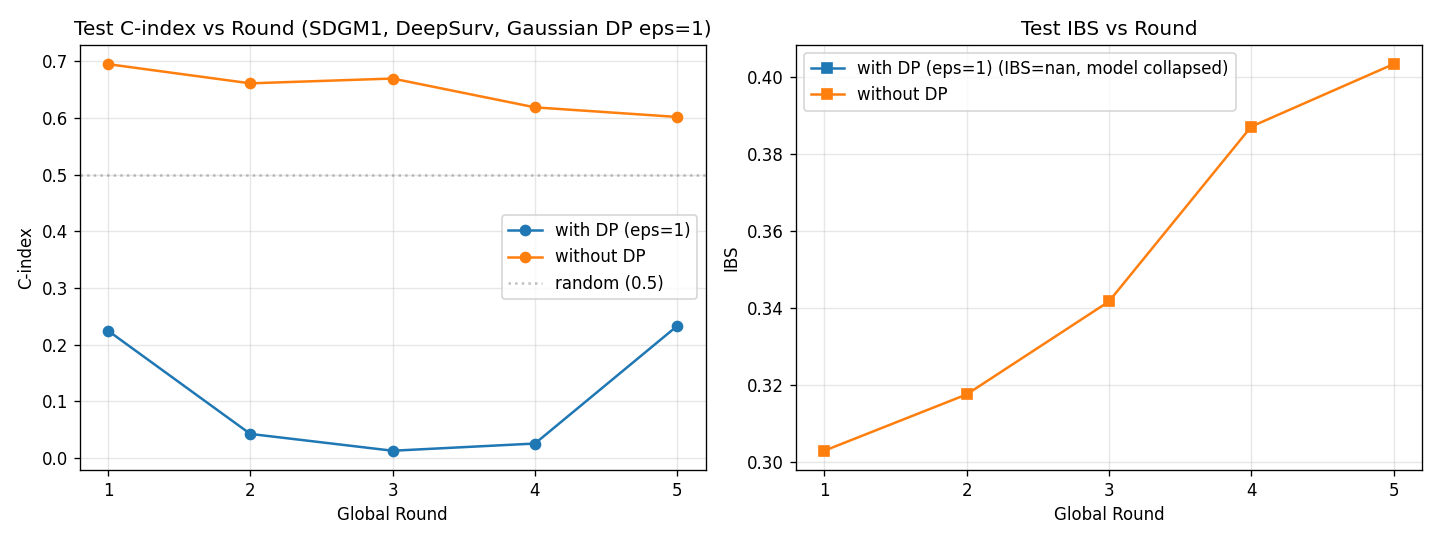

Here is the Python script that generated this plot:
# -*- coding: UTF-8 -*-
"""
示例 10：复现论文 proof 配置

论文配置:
  仿真: SDGM1, n=100
  联邦: 3 clients, Dirichlet alpha=0.8
  模型: DeepSurv (num_nodes=(32,32))
  训练: 5 global rounds, 20 local epochs, batch_size=32
  隐私: Gaussian DP, epsilon=1

为体现差分隐私的影响, 同时跑一组 "无 DP" 对照。

方法路径: federated_survival.core.runner.FSARunner
          federated_survival.core.differential_privacy.DifferentialPrivacy
运行方式: python examples/10_reproduce_paper.py
"""
import os
import sys

sys.path.insert(0, os.path.abspath(os.path.join(os.path.dirname(__file__), "..")))

import warnings
# pycox 在模型输出溢出时会打 RuntimeWarning, 此处已知是小样本+强DP导致, 抑制以保持输出整洁
warnings.filterwarnings("ignore", category=RuntimeWarning)

import numpy as np
import matplotlib

matplotlib.use("Agg")  # 非交互后端; 如需弹窗可注释本行
import matplotlib.pyplot as plt

from federated_survival.data.generator import DataGenerator, SimulationConfig
from federated_survival.data.splitter import DataSplitter
from federated_survival.core.config import FSAConfig
from federated_survival.core.runner import FSARunner
from federated_survival.core.differential_privacy import DifferentialPrivacy


# ===== 论文 proof 配置 =====
SIM = "SDGM1"
N_SAMPLES = 100
N_FEATURES = 10
N_CLIENTS = 3
SPLIT = "Dirichlet"
ALPHA = 0.8
MODEL = "DeepSurv"
NUM_NODES = (32, 32)
GLOBAL_EPOCHS = 5
LOCAL_EPOCHS = 20
BATCH_SIZE = 32
LEARNING_RATE = 0.01
DP_MECHANISM = "gaussian"
DP_EPSILON = 1.0
RANDOM_STATE = 42


def make_config(use_dp):
    """根据论文配置构造 FSAConfig"""
    cfg = dict(
        num_clients=N_CLIENTS,
        n_features=N_FEATURES,
        n_samples=N_SAMPLES,
        model_type=MODEL,
        num_nodes=NUM_NODES,
        local_epochs=LOCAL_EPOCHS,
        global_epochs=GLOBAL_EPOCHS,
        learning_rate=LEARNING_RATE,
        batch_size=BATCH_SIZE,
        random_seed=RANDOM_STATE,
        client_sample_ratio=1.0,
        early_stopping=False,
        verbose=False,
    )
    if use_dp:
        cfg.update(
            use_differential_privacy=True,
            dp_mechanism=DP_MECHANISM,
            dp_epsilon=DP_EPSILON,
            dp_delta=1e-5,            # Gaussian 机制必需
            dp_sensitivity=1.0,
            dp_noise_multiplier=1.0,  # Gaussian 机制必需
            dp_clip_norm=1.0,
        )
    return FSAConfig(**cfg)


def describe_clients(dataset):
    """打印各客户端样本数与删失率"""
    for cid, (X, y) in dataset.clients_set.items():
        n = len(y)
        censor_rate = 1.0 - float(np.mean(y[:, 1]))
        print("    {}: 样本数={:<4d} 删失率={:.1%}".format(cid, n, censor_rate))


def main():
    print("=" * 64)
    print("示例 10: 复现论文 proof 配置")
    print("=" * 64)

    # 1. 打印配置
    print("\n[配置]")
    print("  仿真:        {} (n={}, d={})".format(SIM, N_SAMPLES, N_FEATURES))
    print("  划分:        {} alpha={}".format(SPLIT, ALPHA))
    print("  客户端数:    {}".format(N_CLIENTS))
    print("  模型:        {} num_nodes={}".format(MODEL, NUM_NODES))
    print("  训练:        global={} local={} batch={}".format(
        GLOBAL_EPOCHS, LOCAL_EPOCHS, BATCH_SIZE))
    print("  隐私:        {} DP, epsilon={}".format(DP_MECHANISM, DP_EPSILON))
    print("  对照:        同时跑一组 无 DP")

    # 2. 生成数据 (SDGM1)
    print("\n[1] 生成 SDGM1 仿真数据...")
    gen = DataGenerator(SimulationConfig(
        n_samples=N_SAMPLES, n_features=N_FEATURES, random_state=RANDOM_STATE))
    data = gen.generate(SIM)
    print("  数据形状: {}, 总删失率: {:.1%}, 事件数: {}".format(
        data.shape, 1.0 - float(data["status"].mean()), int(data["status"].sum())))

    # 3. Dirichlet 划分 (alpha=0.8)
    print("\n[2] Dirichlet 划分 (alpha={})...".format(ALPHA))
    splitter = DataSplitter(
        n_clients=N_CLIENTS, split_type=SPLIT, alpha=ALPHA,
        test_size=0.2, random_state=RANDOM_STATE)
    dataset = splitter.split(data)
    print("  客户端分布:")
    describe_clients(dataset)
    print("  测试集形状: {}".format(dataset.test_data.shape))

    # 4. 打印 DP 噪声规模 (Gaussian 机制)
    print("\n[3] Gaussian DP 噪声参数:")
    dp_cfg = make_config(use_dp=True)
    dp = DifferentialPrivacy(dp_cfg)
    total_eps, per_round_eps = dp.compute_privacy_budget(
        num_rounds=GLOBAL_EPOCHS, num_clients=N_CLIENTS)
    noise_scale = dp.get_noise_scale(num_clients=N_CLIENTS)
    print("    机制          = {}".format(dp_cfg.dp_mechanism))
    print("    epsilon       = {}".format(dp_cfg.dp_epsilon))
    print("    delta         = {}".format(dp_cfg.dp_delta))
    print("    sensitivity   = {}".format(dp_cfg.dp_sensitivity))
    print("    clip_norm     = {}".format(dp_cfg.dp_clip_norm))
    print("    总 eps         = {:.4f}".format(total_eps))
    print("    每轮 eps        = {:.4f}".format(per_round_eps))
    print("    噪声规模 sigma = {:.4f} (考虑 {} 客户端)".format(
        noise_scale, N_CLIENTS))

    # 5. 训练: 有 DP vs 无 DP
    results_all = {}
    for label, use_dp in [("with DP (eps=1)", True), ("without DP", False)]:
        print("\n[4] FedAvg 训练: {} ...".format(label))
        config = make_config(use_dp=use_dp)
        runner = FSARunner(config)
        results = runner.run(dataset, type="raw")
        results_all[label] = results
        print("  训练 C-index 曲线: {}".format(
            ["{:.4f}".format(x) for x in results["train_Cindex"]]))
        print("  测试 C-index 曲线: {}".format(
            ["{:.4f}".format(x) for x in results["test_Cindex"]]))
        print("  测试 IBS     曲线: {}".format(
            ["{:.4f}".format(x) for x in results["test_IBS"]]))
        print("  => 最终测试 C-index={:.4f}, IBS={:.4f}".format(
            results["test_Cindex"][-1], results["test_IBS"][-1]))

    # 6. 汇总对比
    print("\n" + "=" * 64)
    print("汇总对比:")
    print("  {:<20s} {:>12s} {:>12s} {:>12s}".format(
        "实验", "训练C-idx", "测试C-idx", "测试IBS"))
    for label, res in results_all.items():
        print("  {:<20s} {:>12.4f} {:>12.4f} {:>12.4f}".format(
            label,
            res["train_Cindex"][-1],
            res["test_Cindex"][-1],
            res["test_IBS"][-1]))

    print("\n解读:")
    print("  DP 通过梯度裁剪 + 噪声注入保护隐私, 通常以轻微性能下降为代价")
    print("  n=100 小样本 + 20 local epochs 易过拟合, DP 噪声反而可能起正则化作用")
    print("  若两组差异很小, 可能因小样本下模型本身拟合能力有限")
    # 针对本次结果的具体诊断
    dp_cindex = results_all["with DP (eps=1)"]["test_Cindex"][-1]
    if np.isnan(dp_cindex) or dp_cindex < 0.3:
        print("\n  [诊断] 本配置下 Gaussian DP (eps=1) 导致模型崩溃:")
        print("    - n=100 极小样本, 每客户端仅约 26 个训练样本")
        print("    - eps=1 噪声规模较大 (sigma~2.8), 梯度信噪比极低")
        print("    - 20 local epochs 使噪声累积, 模型输出溢出 (exp overflow)")
        print("    - 缓解: 增大 eps / 增大 n / 减少 local epochs / 降低 lr")

    # 7. 可视化对比曲线
    fig, axes = plt.subplots(1, 2, figsize=(12, 4.5))
    rounds = range(1, GLOBAL_EPOCHS + 1)
    for label, res in results_all.items():
        cindex = np.array(res["test_Cindex"], dtype=float)
        ibs = np.array(res["test_IBS"], dtype=float)
        # C-index: 直接画 (0 值也是有效信息)
        axes[0].plot(rounds, cindex, marker="o", label=label)
        # IBS: nan 用虚线断开
        valid = ~np.isnan(ibs)
        if valid.any():
            axes[1].plot(np.array(list(rounds))[valid], ibs[valid],
                         marker="s", label=label)
        else:
            axes[1].plot([], [], marker="s", label="{} (IBS=nan, model collapsed)".format(label))

    axes[0].set_title("Test C-index vs Round (SDGM1, DeepSurv, Gaussian DP eps=1)")
    axes[0].set_xlabel("Global Round")
    axes[0].set_ylabel("C-index")
    axes[0].set_xticks(list(rounds))
    axes[0].axhline(0.5, color="gray", linestyle=":", alpha=0.5, label="random (0.5)")
    axes[0].legend()
    axes[0].grid(alpha=0.3)

    axes[1].set_title("Test IBS vs Round")
    axes[1].set_xlabel("Global Round")
    axes[1].set_ylabel("IBS")
    axes[1].set_xticks(list(rounds))
    axes[1].legend()
    axes[1].grid(alpha=0.3)

    plt.tight_layout()
    out_path = os.path.join(os.path.dirname(__file__), "10_reproduce_paper.png")
    plt.savefig(out_path, dpi=120)
    print("\n对比曲线图已保存: {}".format(out_path))

    print("\n=== 示例 10 完成 ===")


if __name__ == "__main__":
    main()
